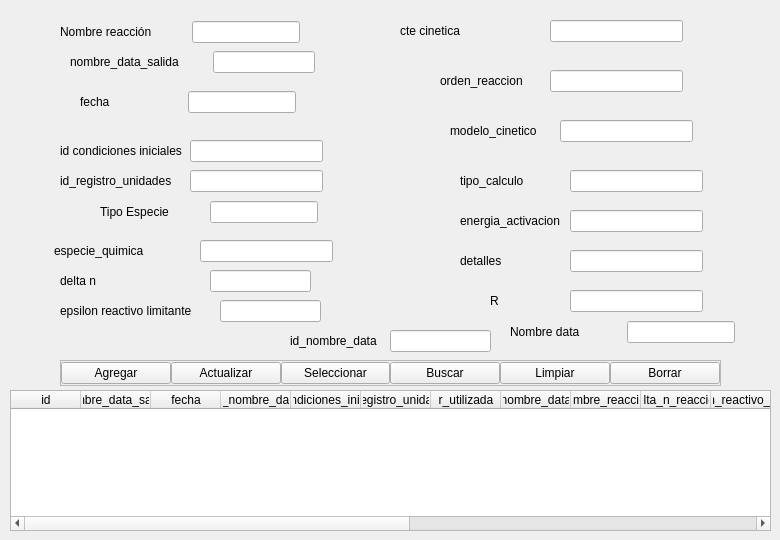
           <widget class="QWidget" name="cal_tab">
            <attribute name="title">
             <string>Cálculos</string>
            </attribute>
            <widget class="QLineEdit" name="tipo_calculo_ds_edit">
             <property name="geometry">
              <rect>
               <x>570</x>
               <y>170</y>
               <width>133</width>
               <height>22</height>
              </rect>
             </property>
             <property name="text">
              <string/>
             </property>
            </widget>
            <widget class="QLabel" name="label_44">
             <property name="geometry">
              <rect>
               <x>460</x>
               <y>210</y>
               <width>111</width>
               <height>22</height>
              </rect>
             </property>
             <property name="text">
              <string>energia_activacion</string>
             </property>
            </widget>
            <widget class="QLabel" name="label_43">
             <property name="geometry">
              <rect>
               <x>460</x>
               <y>170</y>
               <width>111</width>
               <height>22</height>
              </rect>
             </property>
             <property name="text">
              <string>tipo_calculo</string>
             </property>
            </widget>
            <widget class="QLineEdit" name="modelo_cinetico_ds_edit">
             <property name="geometry">
              <rect>
               <x>560</x>
               <y>120</y>
               <width>133</width>
               <height>22</height>
              </rect>
             </property>
            </widget>
            <widget class="QTableWidget" name="datos_salida_tabla">
             <property name="geometry">
              <rect>
               <x>10</x>
               <y>390</y>
               <width>761</width>
               <height>141</height>
              </rect>
             </property>
             <property name="focusPolicy">
              <enum>Qt::NoFocus</enum>
             </property>
             <property name="showGrid">
              <bool>false</bool>
             </property>
             <attribute name="horizontalHeaderMinimumSectionSize">
              <number>50</number>
             </attribute>
             <attribute name="horizontalHeaderDefaultSectionSize">
              <number>70</number>
             </attribute>
             <attribute name="horizontalHeaderStretchLastSection">
              <bool>true</bool>
             </attribute>
             <attribute name="verticalHeaderVisible">
              <bool>false</bool>
             </attribute>
             <column>
              <property name="text">
               <string>id</string>
              </property>
             </column>
             <column>
              <property name="text">
               <string>nombre_data_salida</string>
              </property>
             </column>
             <column>
              <property name="text">
               <string>fecha</string>
              </property>
             </column>
             <column>
              <property name="text">
               <string>id_nombre_data</string>
              </property>
             </column>
             <column>
              <property name="text">
               <string>id_condiciones_iniciales</string>
              </property>
             </column>
             <column>
              <property name="text">
               <string>id_registro_unidades</string>
              </property>
             </column>
             <column>
              <property name="text">
               <string>r_utilizada</string>
              </property>
             </column>
             <column>
              <property name="text">
               <string>nombre_data</string>
              </property>
             </column>
             <column>
              <property name="text">
               <string>nombre_reaccion</string>
              </property>
             </column>
             <column>
              <property name="text">
               <string>delta_n_reaccion</string>
              </property>
             </column>
             <column>
              <property name="text">
               <string>epsilon_reactivo_limitante</string>
              </property>
             </column>
             <column>
              <property name="text">
               <string>tipo_especie</string>
              </property>
             </column>
             <column>
              <property name="text">
               <string>especie_quimica</string>
              </property>
             </column>
             <column>
              <property name="text">
               <string>constante_cinetica</string>
              </property>
             </column>
             <column>
              <property name="text">
               <string>orden_reaccion</string>
              </property>
             </column>
             <column>
              <property name="text">
               <string>modelo_cinetico</string>
              </property>
             </column>
             <column>
              <property name="text">
               <string>tipo_calculo</string>
              </property>
             </column>
             <column>
              <property name="text">
               <string>energia_activacion</string>
              </property>
             </column>
             <column>
              <property name="text">
               <string>detalles</string>
              </property>
             </column>
            </widget>
            <widget class="QLineEdit" name="epsilon_rl_ds_edit">
             <property name="geometry">
              <rect>
               <x>220</x>
               <y>300</y>
               <width>101</width>
               <height>22</height>
              </rect>
             </property>
            </widget>
            <widget class="QWidget" name="layoutWidget_4">
             <property name="geometry">
              <rect>
               <x>100</x>
               <y>200</y>
               <width>218</width>
               <height>24</height>
              </rect>
             </property>
             <layout class="QHBoxLayout" name="horizontalLayout_63">
              <property name="spacing">
               <number>0</number>
              </property>
              <item>
               <widget class="QLabel" name="label_38">
                <property name="text">
                 <string>Tipo Especie</string>
                </property>
               </widget>
              </item>
              <item>
               <spacer name="horizontalSpacer_63">
                <property name="orientation">
                 <enum>Qt::Horizontal</enum>
                </property>
                <property name="sizeHint" stdset="0">
                 <size>
                  <width>18</width>
                  <height>20</height>
                 </size>
                </property>
               </spacer>
              </item>
              <item>
               <widget class="QLineEdit" name="tipo_especie_ds_edit"/>
              </item>
             </layout>
            </widget>
            <widget class="QLabel" name="label_39">
             <property name="geometry">
              <rect>
               <x>54</x>
               <y>240</y>
               <width>111</width>
               <height>22</height>
              </rect>
             </property>
             <property name="text">
              <string>especie_quimica</string>
             </property>
            </widget>
            <widget class="QLabel" name="label_45">
             <property name="geometry">
              <rect>
               <x>460</x>
               <y>250</y>
               <width>111</width>
               <height>22</height>
              </rect>
             </property>
             <property name="text">
              <string>detalles</string>
             </property>
            </widget>
            <widget class="QLabel" name="label_46">
             <property name="geometry">
              <rect>
               <x>60</x>
               <y>270</y>
               <width>141</width>
               <height>22</height>
              </rect>
             </property>
             <property name="text">
              <string>delta n</string>
             </property>
            </widget>
            <widget class="QLineEdit" name="energia_activacion_ds_edit">
             <property name="geometry">
              <rect>
               <x>570</x>
               <y>210</y>
               <width>133</width>
               <height>22</height>
              </rect>
             </property>
             <property name="text">
              <string/>
             </property>
            </widget>
            <widget class="QWidget" name="layoutWidget_5">
             <property name="geometry">
              <rect>
               <x>60</x>
               <y>20</y>
               <width>240</width>
               <height>24</height>
              </rect>
             </property>
             <layout class="QHBoxLayout" name="horizontalLayout_64">
              <property name="spacing">
               <number>0</number>
              </property>
              <item>
               <widget class="QLabel" name="label_50">
                <property name="text">
                 <string>Nombre reacción</string>
                </property>
               </widget>
              </item>
              <item>
               <spacer name="horizontalSpacer_64">
                <property name="orientation">
                 <enum>Qt::Horizontal</enum>
                </property>
                <property name="sizeHint" stdset="0">
                 <size>
                  <width>13</width>
                  <height>19</height>
                 </size>
                </property>
               </spacer>
              </item>
              <item>
               <widget class="QLineEdit" name="nombre_reaccion_ds_edit"/>
              </item>
             </layout>
            </widget>
            <widget class="QLineEdit" name="delta_n_ds_edit">
             <property name="geometry">
              <rect>
               <x>210</x>
               <y>270</y>
               <width>101</width>
               <height>22</height>
              </rect>
             </property>
            </widget>
            <widget class="QLineEdit" name="id_registro_unidades_ds_edit">
             <property name="geometry">
              <rect>
               <x>190</x>
               <y>170</y>
               <width>133</width>
               <height>22</height>
              </rect>
             </property>
            </widget>
            <widget class="QLineEdit" name="especie_quimica_ds_edit">
             <property name="geometry">
              <rect>
               <x>200</x>
               <y>240</y>
               <width>133</width>
               <height>22</height>
              </rect>
             </property>
            </widget>
            <widget class="QLineEdit" name="id_nombre_data_ds_edit">
             <property name="geometry">
              <rect>
               <x>390</x>
               <y>330</y>
               <width>101</width>
               <height>22</height>
              </rect>
             </property>
            </widget>
            <widget class="QLabel" name="label_41">
             <property name="geometry">
              <rect>
               <x>440</x>
               <y>70</y>
               <width>111</width>
               <height>22</height>
              </rect>
             </property>
             <property name="text">
              <string>orden_reaccion</string>
             </property>
            </widget>
            <widget class="QLabel" name="label_42">
             <property name="geometry">
              <rect>
               <x>450</x>
               <y>120</y>
               <width>111</width>
               <height>22</height>
              </rect>
             </property>
             <property name="text">
              <string>modelo_cinetico</string>
             </property>
            </widget>
            <widget class="QLabel" name="label_47">
             <property name="geometry">
              <rect>
               <x>60</x>
               <y>300</y>
               <width>141</width>
               <height>22</height>
              </rect>
             </property>
             <property name="text">
              <string>epsilon reactivo limitante</string>
             </property>
            </widget>
            <widget class="QWidget" name="layoutWidget_3">
             <property name="geometry">
              <rect>
               <x>80</x>
               <y>90</y>
               <width>216</width>
               <height>24</height>
              </rect>
             </property>
             <layout class="QHBoxLayout" name="horizontalLayout_62">
              <property name="spacing">
               <number>0</number>
              </property>
              <item>
               <widget class="QLabel" name="label_35">
                <property name="text">
                 <string>fecha</string>
                </property>
               </widget>
              </item>
              <item>
               <spacer name="horizontalSpacer_62">
                <property name="orientation">
                 <enum>Qt::Horizontal</enum>
                </property>
                <property name="sizeHint" stdset="0">
                 <size>
                  <width>40</width>
                  <height>20</height>
                 </size>
                </property>
               </spacer>
              </item>
              <item>
               <widget class="QLineEdit" name="fecha_ds_edit"/>
              </item>
             </layout>
            </widget>
            <widget class="QWidget" name="layoutWidget_2">
             <property name="geometry">
              <rect>
               <x>70</x>
               <y>50</y>
               <width>245</width>
               <height>24</height>
              </rect>
             </property>
             <layout class="QHBoxLayout" name="horizontalLayout_61">
              <property name="spacing">
               <number>0</number>
              </property>
              <item>
               <widget class="QLabel" name="label_34">
                <property name="text">
                 <string>nombre_data_salida</string>
                </property>
               </widget>
              </item>
              <item>
               <spacer name="horizontalSpacer_61">
                <property name="orientation">
                 <enum>Qt::Horizontal</enum>
                </property>
                <property name="sizeHint" stdset="0">
                 <size>
                  <width>40</width>
                  <height>20</height>
                 </size>
                </property>
               </spacer>
              </item>
              <item>
               <widget class="QLineEdit" name="nombre_ds_edit">
                <property name="text">
                 <string/>
                </property>
               </widget>
              </item>
             </layout>
            </widget>
            <widget class="QFrame" name="funciones_frame_ds">
             <property name="geometry">
              <rect>
               <x>60</x>
               <y>360</y>
               <width>661</width>
               <height>26</height>
              </rect>
             </property>
             <property name="frameShape">
              <enum>QFrame::StyledPanel</enum>
             </property>
             <property name="frameShadow">
              <enum>QFrame::Raised</enum>
             </property>
             <layout class="QHBoxLayout" name="horizontalLayout_60">
              <property name="spacing">
               <number>0</number>
              </property>
              <property name="leftMargin">
               <number>0</number>
              </property>
              <property name="topMargin">
               <number>0</number>
              </property>
              <property name="rightMargin">
               <number>0</number>
              </property>
              <property name="bottomMargin">
               <number>0</number>
              </property>
              <item>
               <widget class="QPushButton" name="agregar_ds_btn">
                <property name="text">
                 <string>Agregar</string>
                </property>
               </widget>
              </item>
              <item>
               <widget class="QPushButton" name="actualizar_ds_btn">
                <property name="text">
                 <string>Actualizar</string>
                </property>
               </widget>
              </item>
              <item>
               <widget class="QPushButton" name="seleccionar_ds_btn">
                <property name="text">
                 <string>Seleccionar</string>
                </property>
               </widget>
              </item>
              <item>
               <widget class="QPushButton" name="buscar_ds_btn">
                <property name="text">
                 <string>Buscar</string>
                </property>
               </widget>
              </item>
              <item>
               <widget class="QPushButton" name="limpiar_ds_btn">
                <property name="text">
                 <string>Limpiar</string>
                </property>
               </widget>
              </item>
              <item>
               <widget class="QPushButton" name="borrar_ds_btn">
                <property name="text">
                 <string>Borrar</string>
                </property>
               </widget>
              </item>
             </layout>
            </widget>
            <widget class="QLineEdit" name="constante_cinetica_ds_edit">
             <property name="geometry">
              <rect>
               <x>550</x>
               <y>20</y>
               <width>133</width>
               <height>22</height>
              </rect>
             </property>
            </widget>
            <widget class="QLabel" name="label_49">
             <property name="geometry">
              <rect>
               <x>290</x>
               <y>330</y>
               <width>111</width>
               <height>22</height>
              </rect>
             </property>
             <property name="text">
              <string>id_nombre_data</string>
             </property>
            </widget>
            <widget class="QLineEdit" name="detalles_ds_edit">
             <property name="geometry">
              <rect>
               <x>570</x>
               <y>250</y>
               <width>133</width>
               <height>22</height>
              </rect>
             </property>
             <property name="text">
              <string/>
             </property>
            </widget>
            <widget class="QLabel" name="label_37">
             <property name="geometry">
              <rect>
               <x>60</x>
               <y>170</y>
               <width>122</width>
               <height>22</height>
              </rect>
             </property>
             <property name="text">
              <string>id_registro_unidades</string>
             </property>
            </widget>
            <widget class="QWidget" name="layoutWidget_6">
             <property name="geometry">
              <rect>
               <x>510</x>
               <y>320</y>
               <width>225</width>
               <height>24</height>
              </rect>
             </property>
             <layout class="QHBoxLayout" name="horizontalLayout_65">
              <property name="spacing">
               <number>0</number>
              </property>
              <item>
               <widget class="QLabel" name="label_51">
                <property name="text">
                 <string>Nombre data</string>
                </property>
               </widget>
              </item>
              <item>
               <spacer name="horizontalSpacer_65">
                <property name="orientation">
                 <enum>Qt::Horizontal</enum>
                </property>
                <property name="sizeHint" stdset="0">
                 <size>
                  <width>20</width>
                  <height>19</height>
                 </size>
                </property>
               </spacer>
              </item>
              <item>
               <widget class="QLineEdit" name="nombre_data_ds_edit">
                <property name="text">
                 <string/>
                </property>
               </widget>
              </item>
             </layout>
            </widget>
            <widget class="QLineEdit" name="id_condiciones_iniciales_ds_edit">
             <property name="geometry">
              <rect>
               <x>190</x>
               <y>140</y>
               <width>133</width>
               <height>22</height>
              </rect>
             </property>
            </widget>
            <widget class="QLabel" name="label_40">
             <property name="geometry">
              <rect>
               <x>400</x>
               <y>20</y>
               <width>151</width>
               <height>22</height>
              </rect>
             </property>
             <property name="text">
              <string>cte cinetica</string>
             </property>
            </widget>
            <widget class="QLineEdit" name="orden_reaccion_ds_edit">
             <property name="geometry">
              <rect>
               <x>550</x>
               <y>70</y>
               <width>133</width>
               <height>22</height>
              </rect>
             </property>
            </widget>
            <widget class="QLineEdit" name="r_ds_edit">
             <property name="geometry">
              <rect>
               <x>570</x>
               <y>290</y>
               <width>133</width>
               <height>22</height>
              </rect>
             </property>
             <property name="text">
              <string/>
             </property>
            </widget>
            <widget class="QLabel" name="label_36">
             <property name="geometry">
              <rect>
               <x>60</x>
               <y>140</y>
               <width>122</width>
               <height>22</height>
              </rect>
             </property>
             <property name="text">
              <string>id condiciones iniciales</string>
             </property>
            </widget>
            <widget class="QLabel" name="label_48">
             <property name="geometry">
              <rect>
               <x>490</x>
               <y>290</y>
               <width>41</width>
               <height>22</height>
              </rect>
             </property>
             <property name="text">
              <string>R </string>
             </property>
            </widget>
           </widget>
